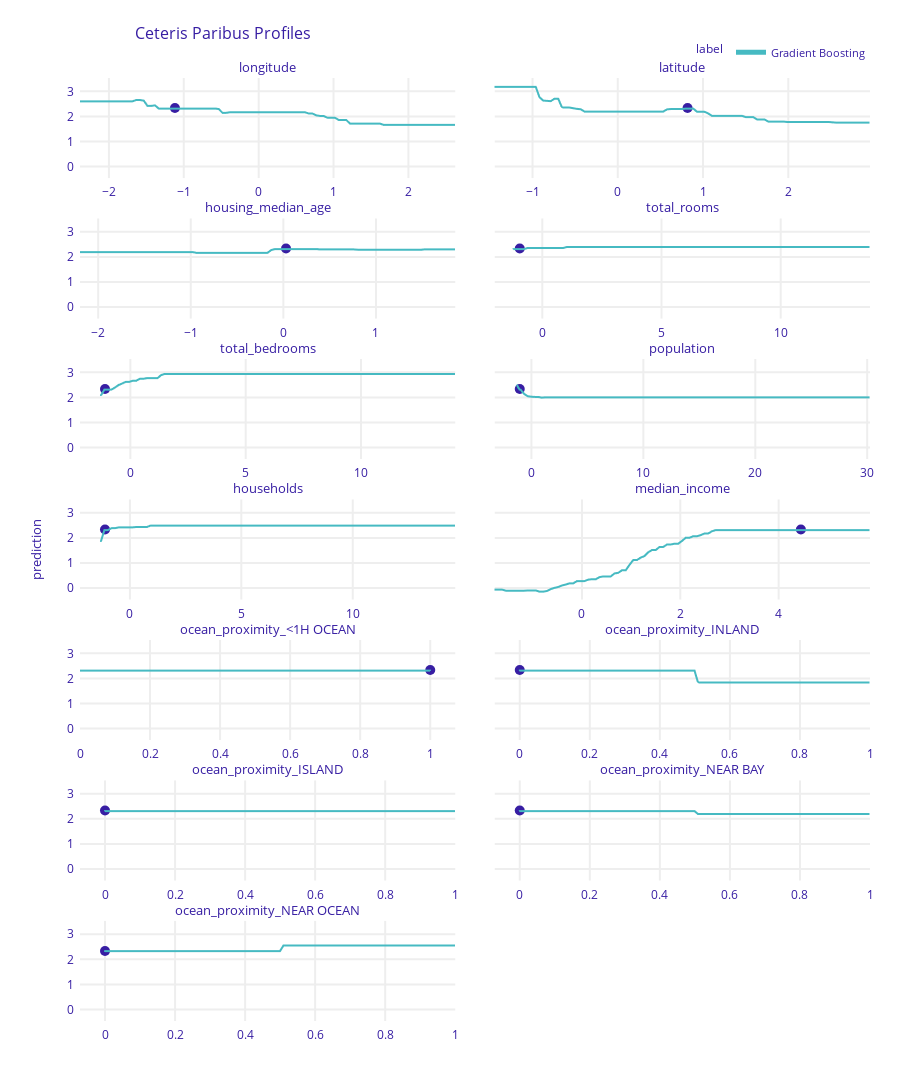

This figure's notebook cell:
### Markdown cell above
CP profiles for `random forest` model differ from `neural network` profiles. 
The similarities are `longitude` and `latitude` decrease and constant `housing median age`. <br>
`Total rooms`, `total bedrooms`, `population` and `households` are nearly constant here, besides the left limit. <br>
`Median income` has kind of a rapid increase in target value. <br> 
`Ocean proximity` differs totally, as it increases slightly when being <1H OCEAN  and decreases upon being inland.

### Code cell
cp_gb = gb_exp.predict_profile(X_test.iloc[[211]])
cp_gb.plot()
